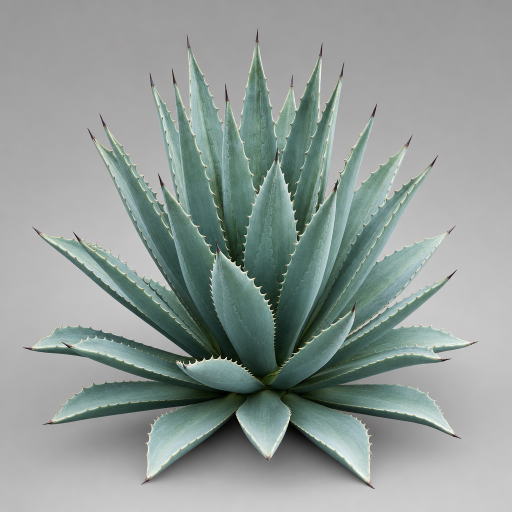
#> input picture flora-revamp/images/agave-rosette.png, 1024 x 1024 px (shown at 1/2 size)
$ python blue-spruce.generator.py --image ../../images/agave-rosette.png --seed 5 --output out.png
#> lines starting #> are read from the running program, lines starting #| are printed output that depends on the picture; after the words box and inside, x2 and y2 are one past the last pixel; in counts of white or black regions, pixels touching at a corner belong together
#!/usr/bin/env python3
"""
Procedural spire-conifer ("blue-spruce" archetype) -> textured GLB.

Builds a tall conical evergreen (clumped foliage leaf-cards + slender tapered
trunk), derives tileable materials by SAMPLING COLORS from a reference photo,
applies per-surface UVs (atlas-mapped cards, cylindrical bark), and exports a
binary .glb with embedded textures and COLOR_0 vertex tints.

CLI:
    python thisscript.py --image PATH --seed INT --density {high,med,low} --output OUT.glb
"""

import argparse
import sys

import numpy as np
import trimesh
from PIL import Image, ImageDraw, ImageFilter
from trimesh.visual import TextureVisuals
from trimesh.visual.material import PBRMaterial


# =============================================================================
# GEOMETRY
# =============================================================================

TREE_HEIGHT = 5.0                       # meters; plausible ornamental spruce
HEIGHT_OVER_WIDTH = 2.05                # broad spruce cone (front aspect ~0.49)
CROWN_BASE_DIAMETER = TREE_HEIGHT / HEIGHT_OVER_WIDTH
CROWN_BASE_RADIUS = CROWN_BASE_DIAMETER * 0.5   # widest foliage radius

BARE_TRUNK_FRAC = 0.05                  # short exposed trunk at very bottom (~5%)
APEX_BARE_FRAC = 0.025                  # thin bare spindle tip at crown
CONE_POWER = 1.05                       # ~straight skirt profile (full cone)
N_WHORL_TIERS = 9.0                     # subtle tiered branch ripples up the cone
TRUNK_BASE_FRAC = 0.018                 # trunk radius as frac of height (slender)
TRUNK_FLARE = 1.45                      # basal flare multiplier
TRUNK_FLARE_FRAC = 0.06                 # over bottom ~6% of trunk

CANOPY_RGB = np.array([96, 128, 112], dtype=np.uint8)    # dusty blue-green
TRUNK_RGB = np.array([104, 82, 66], dtype=np.uint8)      # grey-brown bark


def _density_params(density: str):
    # cards*2 triangles: high 12k, med 4.8k, low 1.4k (+ small trunk) -> in budget
    table = {
        "high": dict(n_cards=6000, n_clumps=40, trunk_sides=14, trunk_levels=14),
        "med":  dict(n_cards=2400, n_clumps=28, trunk_sides=10, trunk_levels=10),
        "low":  dict(n_cards=700,  n_clumps=16, trunk_sides=6,  trunk_levels=6),
    }
    if density not in table:
        density = "high"
    return table[density]


# [126 lines left out: functions _make_lobes, _radius_at, _build_quads, _build_canopy, not called in this run]


def _build_trunk(rng, p):
    sides = p["trunk_sides"]
    levels = p["trunk_levels"]
    base_r = TRUNK_BASE_FRAC * TREE_HEIGHT

    ys = np.linspace(0.0, TREE_HEIGHT, levels)
    t = ys / TREE_HEIGHT
    radii = base_r * np.power(np.maximum(1.0 - t, 0.0), 0.9) + 0.0015
    flare_mask = t < TRUNK_FLARE_FRAC
    fr = 1.0 + (TRUNK_FLARE - 1.0) * (1.0 - t[flare_mask] / TRUNK_FLARE_FRAC)
    radii[flare_mask] *= fr

    ang = np.linspace(0.0, 2.0 * np.pi, sides, endpoint=False)
    ca, sa = np.cos(ang), np.sin(ang)
    verts = []
    for j in range(levels):
        wob = 1.0 + rng.normal(0.0, 0.05, size=sides)
        ring = np.stack([radii[j] * ca * wob, np.full(sides, ys[j]),
                         radii[j] * sa * wob], axis=1)
        verts.append(ring)
    verts = np.concatenate(verts)

    faces = []
    for j in range(levels - 1):
        a = j * sides
        b = (j + 1) * sides
        for k in range(sides):
            k2 = (k + 1) % sides
            faces.append([a + k, b + k, b + k2])
            faces.append([a + k, b + k2, a + k2])
    bc = len(verts)
    verts = np.vstack([verts, [0.0, 0.0, 0.0]])
    for k in range(sides):
        k2 = (k + 1) % sides
        faces.append([bc, k2, k])

    mesh = trimesh.Trimesh(vertices=np.asarray(verts),
                           faces=np.asarray(faces), process=True)
    mesh.fix_normals()
    return mesh


def build_mesh(seed: int, density: str = "high") -> trimesh.Scene:
    """Build a procedural spire-conifer instance as a named-geometry Scene."""
    rng = np.random.default_rng(seed)
    p = _density_params(density)
    trunk = _build_trunk(rng, p)
    canopy = _build_canopy(rng, p)
    scene = trimesh.Scene()
    scene.add_geometry(trunk, geom_name="trunk")
    scene.add_geometry(canopy, geom_name="canopy")
    return scene


# =============================================================================
# COLOR SAMPLING FROM THE PHOTO
# =============================================================================

def _load_image(path):
    img = Image.open(path).convert("RGB")
    return np.asarray(img, dtype=np.float64)


def _crop_frac(img, x0, x1, y0, y1):
    h, w = img.shape[:2]
    xa, xb = int(x0 * w), int(x1 * w)
    ya, yb = int(y0 * h), int(y1 * h)
    xa, xb = max(0, xa), min(w, max(xa + 1, xb))
    ya, yb = max(0, ya), min(h, max(ya + 1, yb))
    return img[ya:yb, xa:xb]


def _delight(crop):
    """Divide out a heavily blurred luminance; clamp gain to [0.6, 1.6]."""
    pim = Image.fromarray(np.clip(crop, 0, 255).astype(np.uint8))
    lum = np.asarray(pim.convert("L").filter(
        ImageFilter.GaussianBlur(radius=max(crop.shape[:2]) / 6.0)),
        dtype=np.float64)
    mean_l = max(1.0, float(lum.mean()))
    gain = np.clip(mean_l / np.maximum(lum, 1.0), 0.6, 1.6)
    out = np.clip(crop * gain[..., None], 0, 255)
    return out


def _looks_like_foliage(med):
    r, g, b = med
    bright = med.mean()
    return (g >= r - 6.0) and (bright < 200.0) and (bright > 25.0)


def _looks_like_bark(med):
    r, g, b = med
    bright = med.mean()
    return (r > b + 4.0) and (bright < 190.0) and (bright > 20.0)


def _sample_foliage(img, rng):
    """Return (swatch_flat (P,3) uint8 color source, body median rgb)."""
    crop = _crop_frac(img, 0.40, 0.60, 0.40, 0.62)   # well inside the cone
    crop = _delight(crop)
    med = np.median(crop.reshape(-1, 3), axis=0)
    if not _looks_like_foliage(med):
        base = CANOPY_RGB.astype(np.float64)
        noise = rng.normal(0.0, 12.0, size=(4096, 3))
        flat = np.clip(base[None, :] + noise, 0, 255).astype(np.uint8)
        return flat, base
    # lift toward the bright frosted body color (avoid muddy shadow median)
    crop = np.clip(crop * 1.12, 0, 255)
    flat = crop.reshape(-1, 3).astype(np.uint8)
    return flat, med


def _sample_bark(img):
    best = None
    for (x0, x1, y0, y1) in [(0.485, 0.515, 0.82, 0.86),
                             (0.49, 0.51, 0.84, 0.88),
                             (0.48, 0.52, 0.83, 0.87)]:
        crop = _crop_frac(img, x0, x1, y0, y1)
        med = np.median(crop.reshape(-1, 3), axis=0)
        if _looks_like_bark(med):
            best = med if best is None else (best + med) * 0.5
    if best is None:
        return TRUNK_RGB.astype(np.float64)
    return np.clip(best, 0, 255)


# =============================================================================
# TILEABLE NOISE + SWATCH HELPERS
# =============================================================================

def _value_noise(h, w, cy, cx, rng):
    low = (rng.random((cy, cx)) * 255).astype(np.uint8)
    im = Image.fromarray(low).resize((w, h), Image.BICUBIC)
    return np.asarray(im, dtype=np.float64) / 255.0


def _mirror_tile(arr, out_size):
    a = np.concatenate([arr, arr[:, ::-1]], axis=1)
    a = np.concatenate([a, a[::-1, :]], axis=0)
    im = Image.fromarray(np.clip(a, 0, 255).astype(np.uint8))
    im = im.resize((out_size, out_size), Image.LANCZOS)
    return np.asarray(im, dtype=np.float64)


def _normal_from_albedo(arr, strength=2.2):
    lum = arr.mean(axis=2) / 255.0
    height = 1.0 - lum
    gy, gx = np.gradient(height)
    nx = -gx * strength
    ny = -gy * strength
    nz = np.ones_like(nx)
    norm = np.sqrt(nx * nx + ny * ny + nz * nz)
    out = np.empty(arr.shape, dtype=np.float64)
    out[..., 0] = (nx / norm * 0.5 + 0.5) * 255.0
    out[..., 1] = (ny / norm * 0.5 + 0.5) * 255.0
    out[..., 2] = (nz / norm * 0.5 + 0.5) * 255.0
    return Image.fromarray(np.clip(out, 0, 255).astype(np.uint8), "RGB")


# =============================================================================
# FOLIAGE ATLAS  (4x4 distinct cluster tiles, drawn needle silhouettes)
# =============================================================================

ATLAS_GRID = 4
ATLAS_RES = 1024
TILE_RES = ATLAS_RES // ATLAS_GRID      # 256
SS = 4                                   # supersample factor


def _draw_cluster_tile(swatch_flat, rng, light_mul, warm):
    C = TILE_RES * SS
    img = Image.new("RGBA", (C, C), (0, 0, 0, 0))
    d = ImageDraw.Draw(img)
    cen = np.array([C * 0.5, C * 0.5])
    P = len(swatch_flat)

    n_sprig = int(rng.integers(3, 6))      # denser, fuller clusters
    for _ in range(n_sprig):
        ang = rng.uniform(0.0, 2.0 * np.pi)
        dvec = np.array([np.cos(ang), np.sin(ang)])
        perp = np.array([-dvec[1], dvec[0]])
        L = C * rng.uniform(0.66, 0.90)
        start = cen - dvec * (L * 0.5) + perp * rng.uniform(-0.10, 0.10) * C
        steps = int(rng.integers(30, 46))
        base_nl = C * rng.uniform(0.18, 0.27)
        halfw = C * 0.011
        for i in range(steps):
            t = (i + 0.5) / steps
            p = start + dvec * (L * t)
            taper = 0.45 + 0.62 * np.sin(np.pi * t)
            for side in (-1.0, 1.0):
                jit = rng.uniform(-0.30, 0.30)
                ndir = perp * side + dvec * (0.32 + jit)
                ndir = ndir / (np.linalg.norm(ndir) + 1e-9)
                nl = base_nl * taper * float(rng.lognormal(0.0, 0.26))
                tip = p + ndir * nl
                col = swatch_flat[int(rng.integers(P))].astype(np.float64)
                col = col * light_mul + warm + rng.normal(0.0, 6.0, size=3)
                col = tuple(int(c) for c in np.clip(col, 0, 255))
                b1 = p + perp * halfw
                b2 = p - perp * halfw
                d.polygon([tuple(b1), tuple(b2), tuple(tip)],
                          fill=(col[0], col[1], col[2], 255))
    return img.resize((TILE_RES, TILE_RES), Image.LANCZOS)


def _make_foliage_atlas(swatch_flat, rng):
    atlas = Image.new("RGBA", (ATLAS_RES, ATLAS_RES), (0, 0, 0, 0))
    for row in range(ATLAS_GRID):
        for col in range(ATLAS_GRID):
            t = row / (ATLAS_GRID - 1)
            # brighter overall so the canopy reads frosted, not muddy
            light_mul = (1.0 - t) * 1.28 + t * 0.86
            warm = np.array([(1.0 - t) * 10.0 - t * 6.0,
                             (1.0 - t) * 4.0 - t * 2.0,
                             -(1.0 - t) * 6.0 + t * 10.0])
            tile = _draw_cluster_tile(swatch_flat, rng, light_mul, warm)
            atlas.paste(tile, (col * TILE_RES, row * TILE_RES))
    a = np.asarray(atlas)[..., 3]
    a = np.where(a > 128, 255, 0).astype(np.uint8)
    soft = np.asarray(Image.fromarray(a).filter(ImageFilter.GaussianBlur(0.6)))
    out = np.asarray(atlas).copy()
    out[..., 3] = soft
    return Image.fromarray(out, "RGBA")


# =============================================================================
# BARK ALBEDO
# =============================================================================

def _make_bark_albedo(color, rng, res=512):
    h = w = res
    base = np.clip(color, 0, 255).astype(np.float64)
    streak = _value_noise(h, w, 6, 48, rng)
    blotch = _value_noise(h, w, 16, 10, rng)
    fine = _value_noise(h, w, 80, 80, rng)
    lum = 0.85 + 0.30 * streak + 0.18 * (blotch - 0.5) + 0.10 * (fine - 0.5)
    lum = np.clip(lum, 0.65, 1.35)
    arr = base[None, None, :] * lum[..., None]
    redshift = np.clip((streak - 0.6) * 3.0, 0.0, 1.0)[..., None]
    arr = arr + redshift * np.array([12.0, 3.0, -3.0])[None, None, :]
    arr = np.clip(arr, 0, 255)
    tiled = _mirror_tile(arr, res)
    return Image.fromarray(tiled.astype(np.uint8), "RGB")


# =============================================================================
# UVs + VERTEX TINTS
# =============================================================================

_ROT_UV = {
    0: np.array([[0, 0], [1, 0], [1, 1], [0, 1]], dtype=float),
    1: np.array([[0, 1], [0, 0], [1, 0], [1, 1]], dtype=float),
    2: np.array([[1, 1], [0, 1], [0, 0], [1, 0]], dtype=float),
    3: np.array([[1, 0], [1, 1], [0, 1], [0, 0]], dtype=float),
}


# [51 lines left out: functions _canopy_uv_and_tint, _trunk_uv_and_tint, not called in this run]


# =============================================================================
# ASSEMBLE TEXTURED SCENE
# =============================================================================

def build_textured_scene(image_path, seed, density):
    rng = np.random.default_rng(seed)
    img = _load_image(image_path)

    swatch_flat, _ = _sample_foliage(img, rng)
    bark_color = _sample_bark(img)

    atlas = _make_foliage_atlas(swatch_flat, rng)
    bark_albedo = _make_bark_albedo(bark_color, rng, res=512)
    bark_normal = _normal_from_albedo(np.asarray(bark_albedo, dtype=np.float64))

    geo_scene = build_mesh(seed, density)
    trunk = geo_scene.geometry["trunk"]
    canopy = geo_scene.geometry["canopy"]

    canopy_mat = PBRMaterial(
        name="canopy",
        baseColorTexture=atlas,
        baseColorFactor=[255, 255, 255, 255],
        metallicFactor=0.0,
        roughnessFactor=0.8,
        alphaMode="MASK",
        alphaCutoff=0.45,
        doubleSided=True,
    )
    c_uv, c_tint = _canopy_uv_and_tint(canopy.vertices, rng)
    canopy.visual = TextureVisuals(uv=c_uv, material=canopy_mat)
    canopy.visual.vertex_attributes["color"] = c_tint

    trunk_mat = PBRMaterial(
        name="trunk",
        baseColorTexture=bark_albedo,
        normalTexture=bark_normal,
        baseColorFactor=[255, 255, 255, 255],
        metallicFactor=0.0,
        roughnessFactor=0.9,
        doubleSided=False,
    )
    t_uv, t_tint = _trunk_uv_and_tint(trunk.vertices, rng)
    trunk.visual = TextureVisuals(uv=t_uv, material=trunk_mat)
    trunk.visual.vertex_attributes["color"] = t_tint

    scene = trimesh.Scene()
    scene.add_geometry(trunk, geom_name="trunk")
    scene.add_geometry(canopy, geom_name="canopy")
    return scene


# =============================================================================
# CLI
# =============================================================================

def main():
    parser = argparse.ArgumentParser(
        description="Procedural spire-conifer -> textured GLB")
    parser.add_argument("--image", required=True, help="reference photo path")
    parser.add_argument("--seed", type=int, required=True)
    parser.add_argument("--density", choices=["high", "med", "low"],
                        default="high")
    parser.add_argument("--output", required=True, help="output .glb path")
    args = parser.parse_args()

    try:
        scene = build_textured_scene(args.image, args.seed, args.density)
#> in _load_image, img is the input picture: PIL image 1024x1024 RGB; mean R, G, B 145.7, 154.8, 151.4
#> in _delight, `lum = np.asarray(pim.convert("L").filter( ImageFilter.GaussianBlur(rad..`:
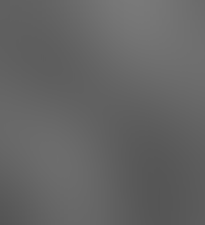
#> lum: shape (225, 205) float64; min 84, max 121, mean 100.3
#> in _delight, `mean_l = max(1.0, float(lum.mean()))`: mean_l = 100.3
#> in _sample_foliage, `med = np.median(crop.reshape(-1, 3), axis=0)`: med = [76.56, 108.2, 98.56]
#> in _looks_like_foliage, `r, g, b = med`: r = 76.56; g = 108.2; b = 98.56
#> in _looks_like_foliage, `bright = med.mean()`: bright = 94.44
#> the loop in _sample_bark, `for (x0, x1, y0, y1) in [(0.485, 0.515, 0.82, 0.86), (0.49, 0.51, 0.84..` made 3 passes
#> (h in _crop_frac, w in _crop_frac, xa in _crop_frac, xb in _crop_frac, ya in _crop_frac, yb in _crop_frac, r in _looks_like_bark, g in _looks_like_bark) on passes 2 to 3: (1024, 1024, 501, 522, 860, 901, 176, 199), (1024, 1024, 491, 532, 849, 890, 170, 193)
#> in build_textured_scene, `bark_color = _sample_bark(img)`: bark_color = [104, 82, 66]
#> after the loop in _make_foliage_atlas, `for row in range(ATLAS_GRID):`:
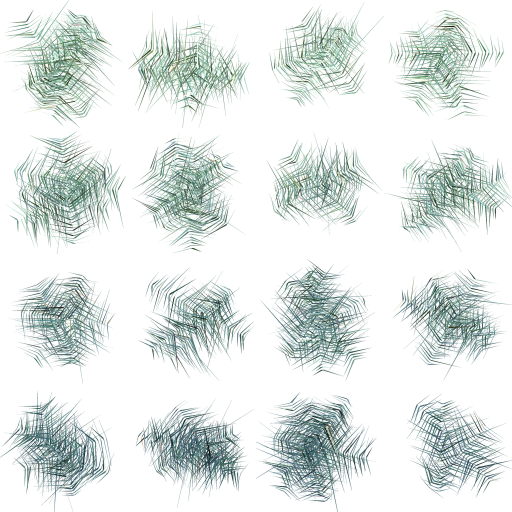
#> atlas: PIL image 1024x1024 RGBA (shown at 1/2 size); mean R, G, B, A 36.3, 49.6, 45.4, 46.7; transparent parts drawn white
#> after the loop in _make_foliage_atlas, `for row in range(ATLAS_GRID):`:
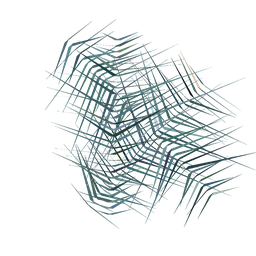
#> tile: PIL image 256x256 RGBA; mean R, G, B, A 20.8, 31.5, 32.1, 34.4; transparent parts drawn white
#> in _make_foliage_atlas, `a = np.where(a > 128, 255, 0).astype(np.uint8)`:
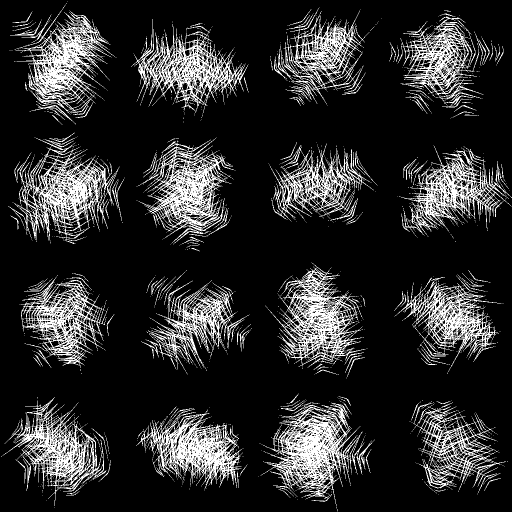
#> a: shape (1024, 1024) (shown at 1/2 size); 17.7% white; 1731 white regions (1570 under 20 px), largest, box (x1, y1, x2, y2) and area: (522, 805, 750, 1012) 14831, (16, 276, 239, 483) 13282, (31, 9, 230, 236) 12726
#> in _normal_from_albedo, `ny = -gy * strength`:
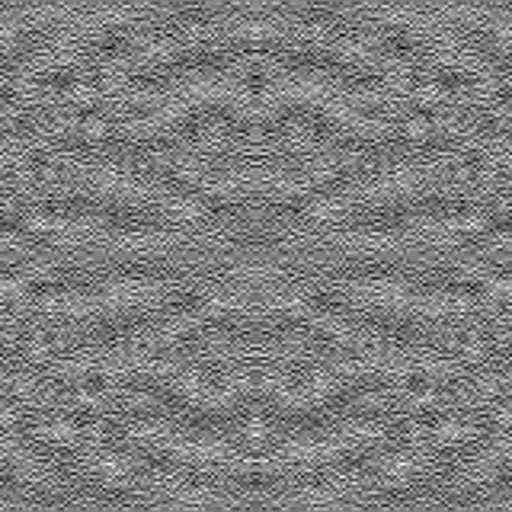
#> ny: shape (512, 512) float64; min -0.0388, max 0.0388, mean 1.02e-20; drawn with min black and max white
#> in _normal_from_albedo, `norm = np.sqrt(nx * nx + ny * ny + nz * nz)`:
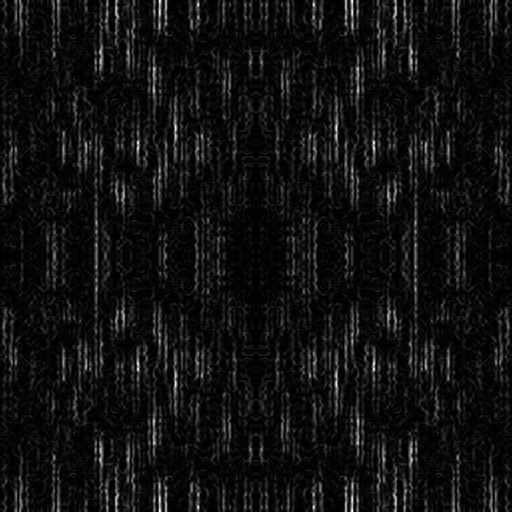
#> norm: shape (512, 512) float64; min 1, max 1, mean 1; drawn with min black and max white
#> in _normal_from_albedo, `out[..., 2] = (nz / norm * 0.5 + 0.5) * 255.0`:
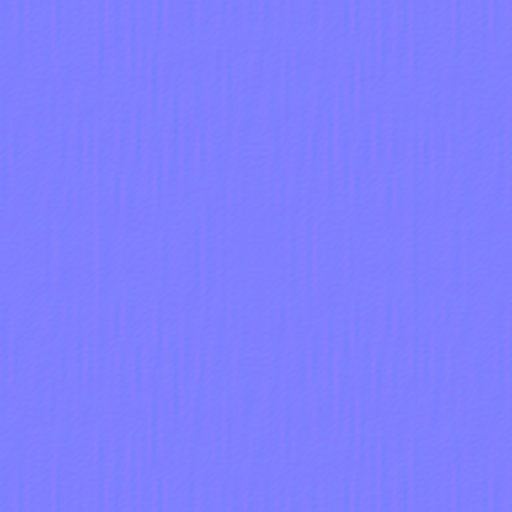
#> out: shape (512, 512, 3) float64; mean of channels 0, 1, 2 127.5, 127.5, 255; drawn as R, G, B
        glb = scene.export(file_type="glb")
        with open(args.output, "wb") as f:
            f.write(glb)
    except Exception as exc:  # noqa: BLE001
        print(f"ERROR: {exc}", file=sys.stderr)
        return 1
    print(f"wrote {args.output}")
    return 0


if __name__ == "__main__":
    sys.exit(main())
#> (the call stopped at in _build_trunk, `mesh = trimesh.Trimesh(vertices=np.asarray(verts), faces=np.asarray(fa..`: trimesh is not available in this run)

$ run again, on flora-revamp/images/barrel-cactus.png
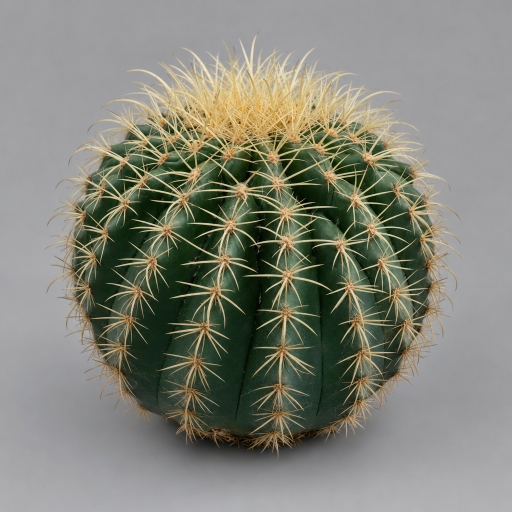
#> input picture flora-revamp/images/barrel-cactus.png, 1024 x 1024 px (shown at 1/2 size)
#> in _load_image, img is the input picture: PIL image 1024x1024 RGB; mean R, G, B 130.4, 131.8, 120.2
#> in _delight, `lum = np.asarray(pim.convert("L").filter( ImageFilter.GaussianBlur(rad..`:
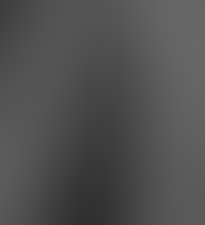
#> lum: shape (225, 205) float64; min 47, max 103, mean 80.3
#> mean_l = 80.28
#> in _sample_foliage, `med = np.median(crop.reshape(-1, 3), axis=0)`: med = [53.52, 72.02, 45.87]
#> in _looks_like_foliage, `r, g, b = med`: r = 53.52; g = 72.02; b = 45.87
#> in _looks_like_foliage, `bright = med.mean()`: bright = 57.14
#> the loop in _sample_bark, `for (x0, x1, y0, y1) in [(0.485, 0.515, 0.82, 0.86), (0.49, 0.51, 0.84..` made 3 passes
#> (r in _looks_like_bark, g in _looks_like_bark, b in _looks_like_bark, bright in _looks_like_bark, best) on passes 2 to 3: (42, 41, 26, 36.33, [41, 45, 30]), (42, 44, 28, 38, [41.5, 44.5, 29])
#> bark_color = [41.5, 44.5, 29]
#> in _normal_from_albedo, `out[..., 1] = (ny / norm * 0.5 + 0.5) * 255.0`:
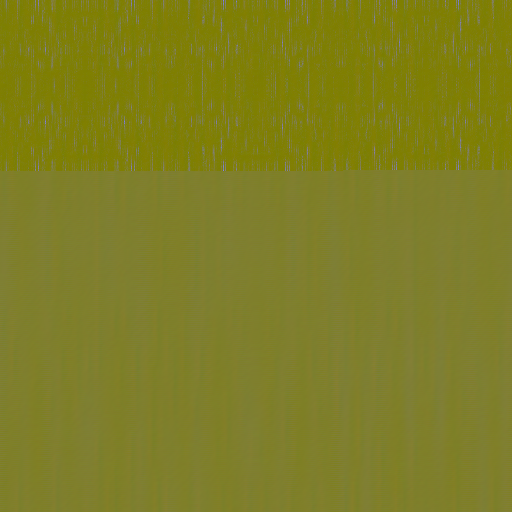
#> out: shape (512, 512, 3) float64; mean of channels 0, 1, 2 127.5, 127.5, 34.6; drawn as R, G, B
